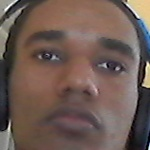
#> input picture Face Recognition/Data/Justin/rotro_0.jpg, 150 x 150 px, given in place of the camera
$ python captura.py
#> lines starting #> are read from the running program, lines starting #| are printed output that depends on the picture
import cv2
import os
import imutils

personName = 'Justin'
dataPath = './Data' #Cambia a la ruta donde hayas almacenado Data
personPath = dataPath + '/' + personName

if not os.path.exists(personPath):
    print('Carpeta creada: ',personPath)
    os.makedirs(personPath)

cap = cv2.VideoCapture(0,cv2.CAP_DSHOW)
#cap = cv2.VideoCapture('Video.mp4')

faceClassif = cv2.CascadeClassifier(cv2.data.haarcascades+'haarcascade_frontalface_default.xml')
count = 0

while True:

    ret, frame = cap.read()
#> frame is the input picture: shape (150, 150, 3); mean B, G, R 83.7, 91.2, 110.5
    if ret == False: break
    frame =  imutils.resize(frame, width=640)
#> frame: shape (640, 640, 3)
    gray = cv2.cvtColor(frame, cv2.COLOR_BGR2GRAY)
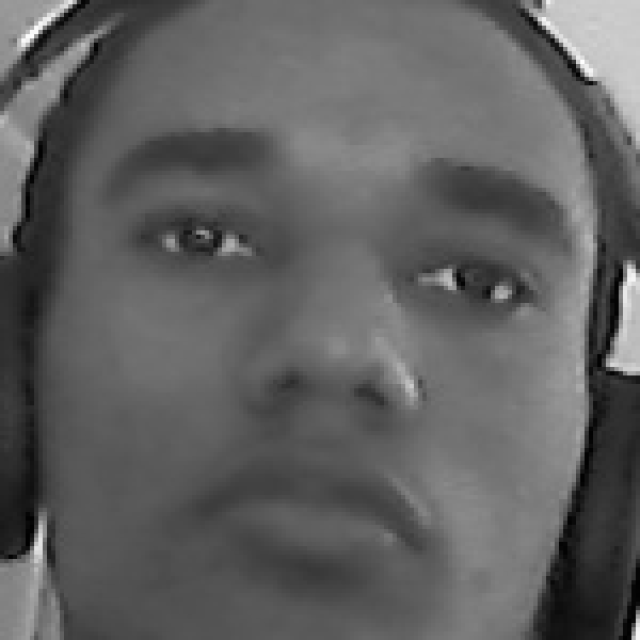
#> gray: shape (640, 640); min 0, max 255, mean 96.1
    auxFrame = frame.copy()

    faces = faceClassif.detectMultiScale(gray,1.3,5)
#> faces = [[33, 30, 559, 559]]

    for (x,y,w,h) in faces:
        cv2.rectangle(frame, (x,y),(x+w,y+h),(0,255,0),2)
        rostro = auxFrame[y:y+h,x:x+w]
        rostro = cv2.resize(rostro,(150,150),interpolation=cv2.INTER_CUBIC)
        cv2.imwrite(personPath + '/rotro_{}.jpg'.format(count),rostro)
        count = count + 1
#> this loop made 1 pass
#> (x, y, w, h, count) on pass 1: (33, 30, 559, 559, 1)
#> pass 1, `rostro = auxFrame[y:y+h,x:x+w]`:
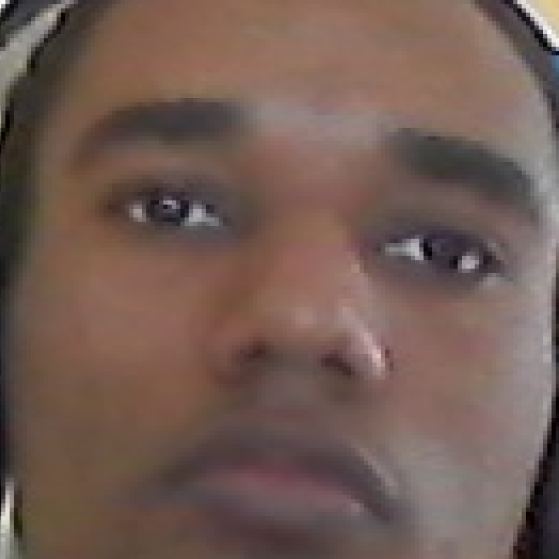
#> rostro: shape (559, 559, 3); mean B, G, R 83.8, 92, 114.6
#> after the loop:
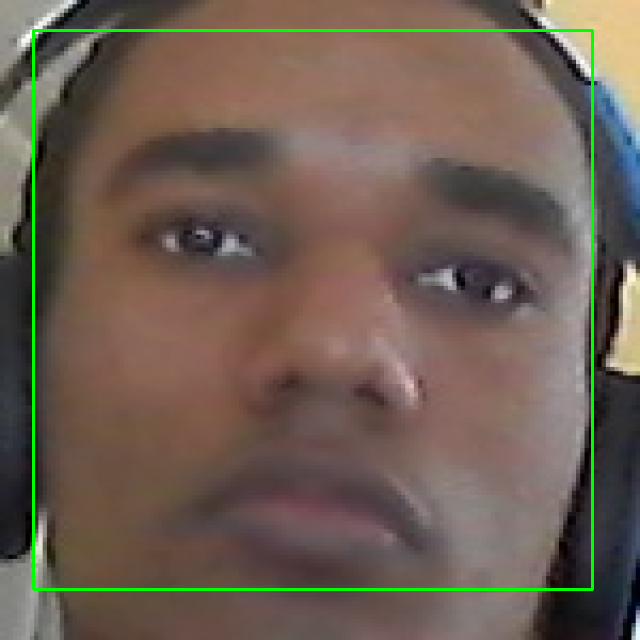
#> frame: shape (640, 640, 3); mean B, G, R 82.4, 94.1, 109
#> after the loop, count = 1
    cv2.imshow('frame',frame)

    k =  cv2.waitKey(1)
#> (key Esc is pressed here)
    if k == 27 or count >= 300:
        break

cap.release()
cv2.destroyAllWindows()

$ run again, on Face Recognition/Data/Justin/rotro_100.jpg
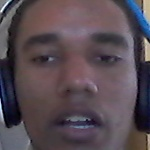
#> input picture Face Recognition/Data/Justin/rotro_100.jpg, 150 x 150 px, given in place of the camera
#> frame is the input picture: shape (150, 150, 3); mean B, G, R 82.8, 75.5, 87.7
#> faces = [[39, 36, 546, 546]]
#> the loop `for (x,y,w,h) in faces:` made 1 pass
#> (x, y, w, h, count) on pass 1: (39, 36, 546, 546, 1)
#> pass 1, `rostro = auxFrame[y:y+h,x:x+w]`:
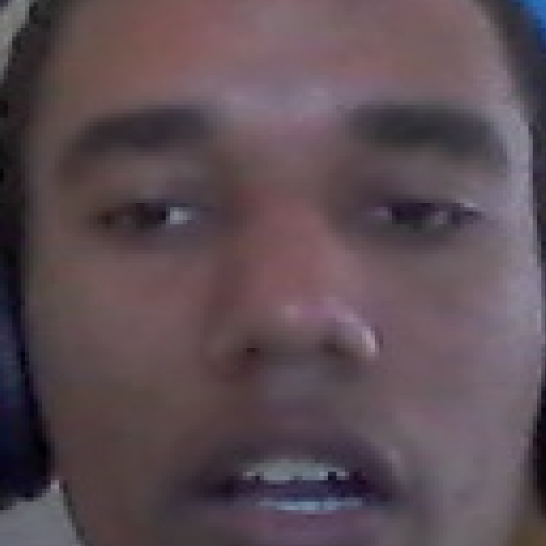
#> rostro: shape (546, 546, 3); mean B, G, R 83.2, 76.7, 91.9
#> after the loop `for (x,y,w,h) in faces:`:
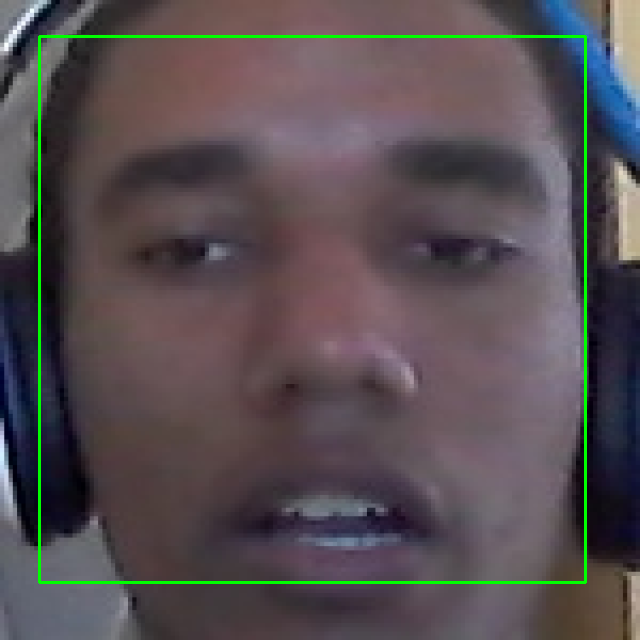
#> frame: shape (640, 640, 3); mean B, G, R 81.6, 78.6, 86.6
#> after the loop `for (x,y,w,h) in faces:`: count = 1
